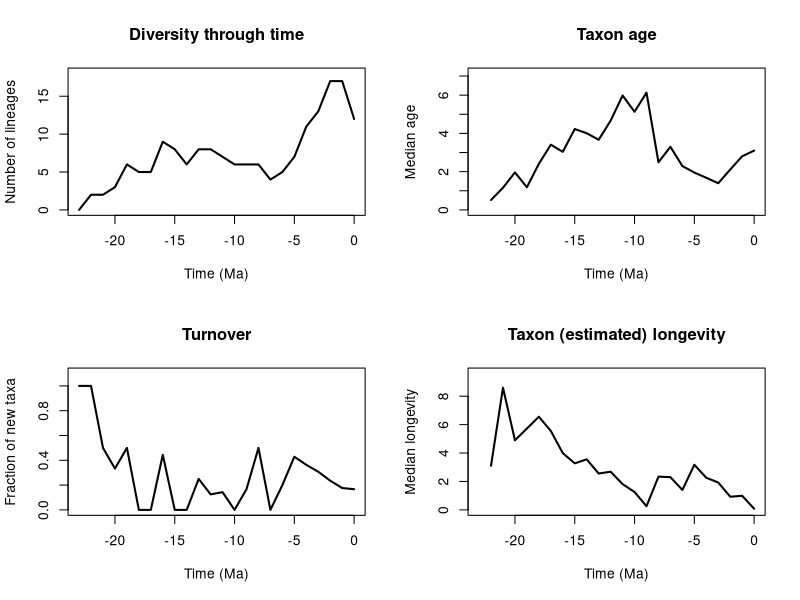

The R script that drew this image:

	setwd("/Users/tobias/Documents/Sweden/PhD/rise_and_fall/longevity_analyses/mammals/families/ursidae_pyrate_mcmc_logs")
	tbl = read.table(file = "ursidae_input_1_se_est_stats.txt",header = T)
	pdf(file='fursidae_input_1_se_est_stats.pdf',width=12, height=9)
	time = -tbl$time
	par(mfrow=c(2,2))
	library(scales)
	plot(time,tbl$diversity, type="l",lwd = 2, ylab= "Number of lineages", xlab="Time (Ma)", main="Diversity through time", ylim=c(0,max(tbl$M_div,na.rm =T)+1),xlim=c(min(time),0))
	polygon(c(time, rev(time)), c(tbl$M_div, rev(tbl$m_div)), col = alpha("#504A4B",0.5), border = NA)
	plot(time,tbl$median_genus_age, type="l",lwd = 2, ylab = "Median age", xlab="Time (Ma)", main= "Taxon age", ylim=c(0,max(tbl$M_age,na.rm =T)+1),xlim=c(min(time),0))
	polygon(c(time, rev(time)), c(tbl$M_age, rev(tbl$m_age)), col = alpha("#504A4B",0.5), border = NA)
	plot(time,tbl$turnover, type="l",lwd = 2, ylab = "Fraction of new taxa", xlab="Time (Ma)", main= "Turnover", ylim=c(0,max(tbl$M_turnover,na.rm =T)+.1),xlim=c(min(time),0))
	polygon(c(time, rev(time)), c(tbl$M_turnover, rev(tbl$m_turnover)), col = alpha("#504A4B",0.5), border = NA)
	plot(time,tbl$life_exp, type="l",lwd = 2, ylab = "Median longevity", xlab="Time (Ma)", main= "Taxon (estimated) longevity", ylim=c(0,max(tbl$M_life_exp,na.rm =T)+1),xlim=c(min(time),0))
	polygon(c(time, rev(time)), c(tbl$M_life_exp, rev(tbl$m_life_exp)), col = alpha("#504A4B",0.5), border = NA)
	n<-dev.off()
	